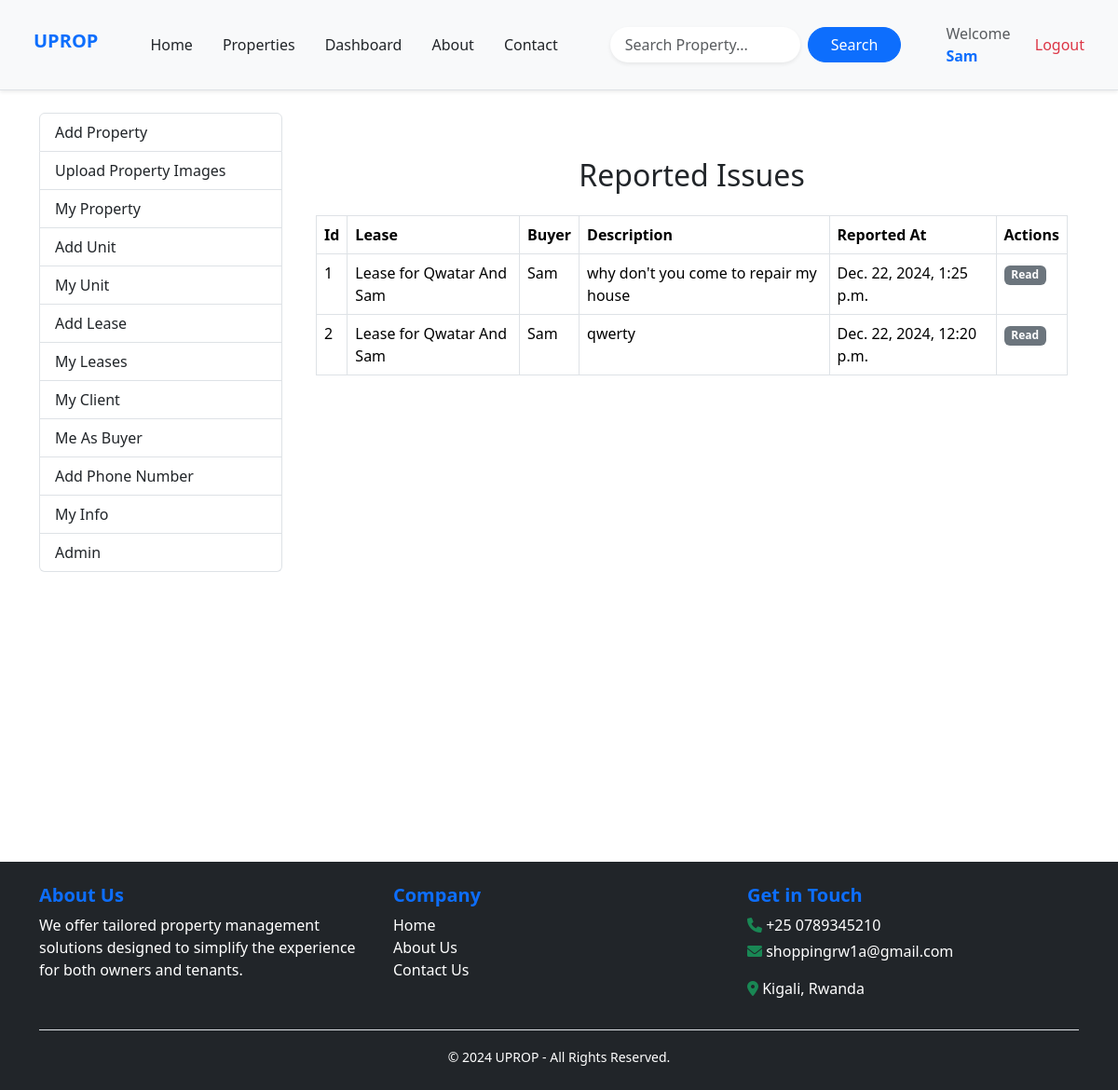
The page /owner_notifications/ (signed in) on the database as committed earlier.
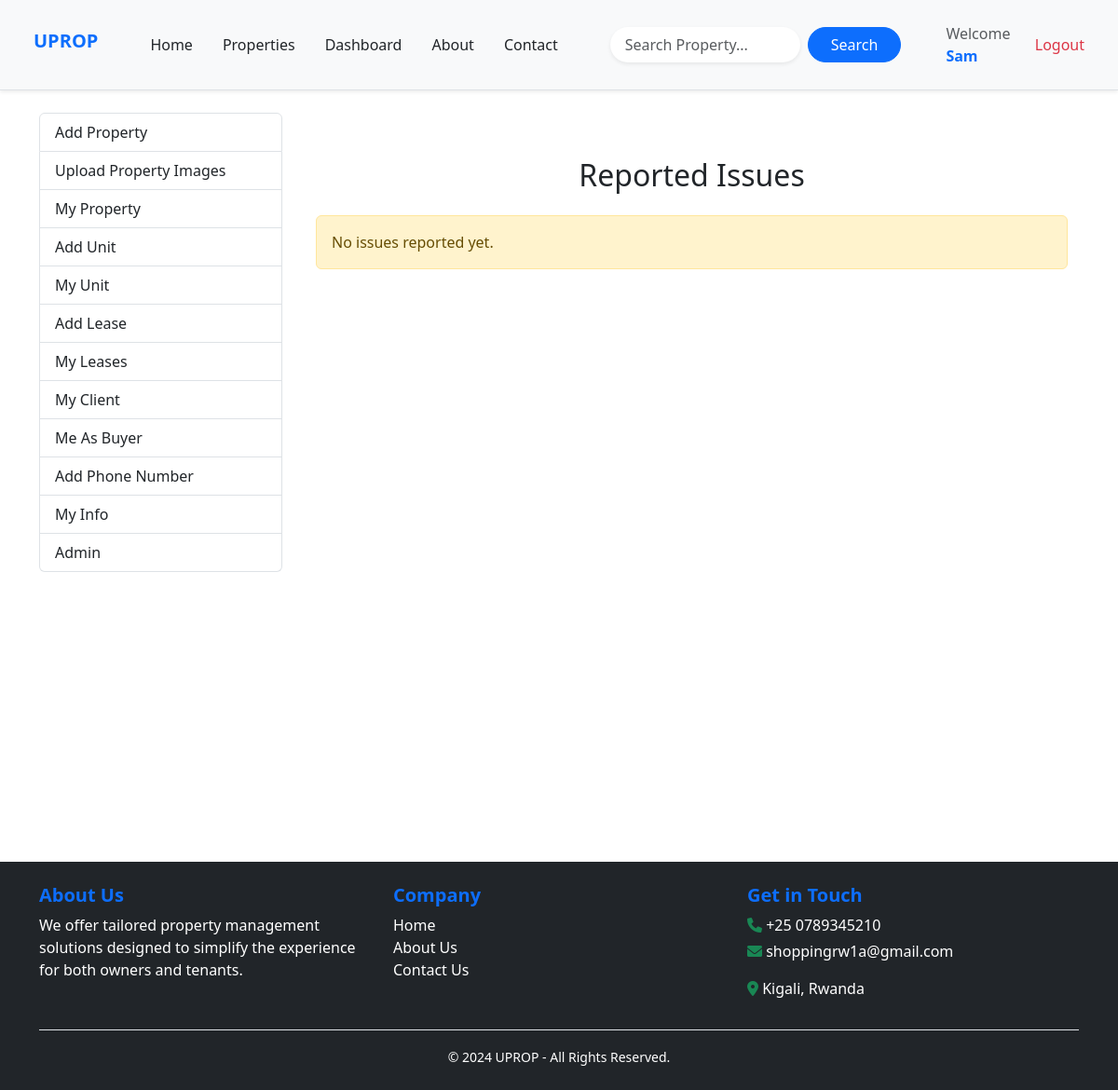
The same page on the database as committed later.
### Property_app/models.py (models this page shows, shortened)
class Issue(models.Model):
    lease = models.ForeignKey('Lease', on_delete=models.CASCADE, related_name='issues')
    description = models.TextField()
    is_read = models.BooleanField(default=False)
    created_at = models.DateTimeField(auto_now_add=True)

class Lease(models.Model):
    tenant = models.ForeignKey(User,on_delete=models.CASCADE,null=True)
    buyer = models.ForeignKey(Tenant,on_delete=models.CASCADE,null=True)
    unit = models.ForeignKey(Unit,on_delete=models.CASCADE,null=True)
    start_date = models.DateField()
    end_date = models.DateField()
    rent_Ammount = models.DecimalField(max_digits=8,decimal_places=2)
    def __str__(self):
        buyer_name = self.buyer.user.username if self.buyer and self.buyer.user else "No buyer"
        return f'Lease for {self.tenant.username} And {buyer_name}'

class Tenant (models.Model):
    user = models.ForeignKey(User, related_name='tenant', on_delete=models.CASCADE, null=True)
    phone_number = models.CharField(max_length=15)

### Property_app/views.py (the view)
# urls.py: path('owner_notifications/', views.owner_notifications, name='owner_notifications'),
def owner_notifications(request):
    if not request.user.is_authenticated:
        return redirect('login')
    issues = Issue.objects.filter(lease__unit__property__owner=request.user).order_by('-created_at')
    return render(request, 'notifications/owner_notifications.html', {'issues': issues})

### templates/notifications/owner_notifications.html (shortened to what this page needs)
{% extends "dashboard.html" %}
{% block dashboard_content %}
<div class="container mt-5">
    <h2 class="text-center mb-4">Reported Issues</h2>
    {% if issues %}
    <table class="table table-bordered">
        <thead>
            <tr>
                <th>Id</th>
                <th>Lease</th>
                <th>Buyer</th>
                <th>Description</th>
                <th>Reported At</th>
                <th>Actions</th>
            </tr>
        </thead>
        <tbody>
            {% for issue in issues %}
            <tr>
                <td>{{ forloop.counter }}</td>
                <td>{{ issue.lease }}</td>
                <td>{{ issue.lease.buyer.user.username }}</td>
                <td>{{ issue.description }}</td>
                <td>{{ issue.created_at }}</td>
                <td>
                    {% if not issue.is_read %}
                    <form method="POST" action="{% url 'mark_issue_as_read' issue.id %}">
                        {% csrf_token %}
                        <button type="submit" class="btn btn-success btn-sm">Read</button>
                    </form>
                    {% else %}
                    <span class="badge bg-secondary">Read</span>
                    {% endif %}
                </td>
            </tr>
            {% endfor %}
        </tbody>
    </table>
    {% else %}
    <p class="alert alert-warning">No issues reported yet.</p>
    {% endif %}
</div>
{% endblock %}

### templates/dashboard.html (shortened to what this page needs)
{% extends 'base.html' %}
{% block content %}
<div class="container">
    <div class="row">
        <div class="col-md-3">
            <div class="list-group sidebar-sticky">
                <a href="{% url 'add_property' %}" class="list-group-item list-group-item-action">Add Property</a>
                <a href="{% url 'upload_property_image' %}" class="list-group-item list-group-item-action">Upload Property Images</a>
                <a href="{% url 'get_property_for_tenant' %}" class="list-group-item list-group-item-action">My Property</a>
                <a href="{% url 'add_unit' %}" class="list-group-item list-group-item-action">Add Unit</a>
                <a href="{% url 'get_unit_for_tenant' %}" class="list-group-item list-group-item-action">My Unit</a>
                <a href="{% url 'add_lease' %}" class="list-group-item list-group-item-action">Add Lease</a>
                <a href="{% url 'get_leases_for_tenant' %}" class="list-group-item list-group-item-action">My Leases</a>
                <a href="{% url 'get_leases_for_client' %}" class="list-group-item list-group-item-action">My Client</a>
                <a href="{% url 'track_my_lease_on_other_side' %}" class="list-group-item list-group-item-action">Me As Buyer</a>
                <a href="{% url 'add_tenant' %}" class="list-group-item list-group-item-action">Add Phone Number</a>
                <a href="{% url 'get_info_for_user' %}" class="list-group-item list-group-item-action">My Info</a>
                {% if user.is_authenticated and user.is_staff %}
                <a href="{% url 'get_allproperties' %}" class="list-group-item list-group-item-action">Admin</a>
                {% endif %}
            </div>
        </div>
        <div class="col-md-9">
            {% block dashboard_content %}
            {% endblock %}
        </div>
    </div>
</div>
{% endblock %}

### templates/base.html (shortened to what this page needs)
<!DOCTYPE html>
<html lang="en">
<head>
    <link href="https://cdnjs.cloudflare.com/ajax/libs/font-awesome/6.0.0/css/all.min.css" rel="stylesheet">
    <link href="https://cdn.jsdelivr.net/npm/bootstrap@5.3.2/dist/css/bootstrap.min.css" rel="stylesheet">
</head>
<body>
    <nav class="navbar navbar-expand-lg navbar-light bg-light border-bottom shadow-sm sticky-top py-3 px-4">
        <div class="container-fluid">
            <a href="/" class="navbar-brand h1 text-primary fw-bold me-5">UPROP</a>
            <div class="collapse navbar-collapse" id="navbarLinks">
                <ul class="navbar-nav me-auto mb-3 mb-lg-0 gap-3">
               <li class="nav-item"><a href="/" class="nav-link text-dark">Home</a></li>
                <li class="nav-item"><a href="{% url 'apartment' %}" class="nav-link text-dark">Properties</a></li>
             {% if request.user.is_authenticated %}
            <li class="nav-item"><a href="{% url 'add_property' %}" class="nav-link text-dark">Dashboard</a></li>
          {% endif %}
          <li class="nav-item"><a href="{% url 'about' %}" class="nav-link text-dark">About</a></li>
           <li class="nav-item"><a href="{% url 'contact' %}" class="nav-link text-dark">Contact</a></li>
             </ul>
                <form action="{% url 'search_properties' %}" class="d-flex mb-3 mb-lg-0 ms-lg-5">
                    <input
                        type="text"
                        class="form-control me-2 border-0 shadow-sm rounded-pill px-3"
                        placeholder="Search Property..."
                        name="q"
                        aria-label="Search"
                        required>
                    <button class="btn btn-primary rounded-pill px-4" type="submit">Search</button>
                </form>
                <div class="d-flex align-items-center ms-lg-5">
                    {% if request.user.is_authenticated %}
                    <div class="d-flex align-items-center">
                        <span class="navbar-text me-3 text-muted d-none d-lg-block">Welcome  <strong class="text-primary">{{ user.username }}</strong></span>
                        <a class="nav-link text-danger" href="{% url 'logout_user' %}">Logout</a>
                    </div>
                    {% else %}
                    <a class="nav-link btn rounded-pill px-4" href="{% url 'login_user' %}">Login</a>
                    {% endif %}
                </div>
            </div>
        </div>
    </nav>
    <div class="p-4">
        {% block content %}
        {% endblock %}
    </div>
    <footer class="bg-dark text-white py-4">
        <div class="container">
            <div class="row text-center text-md-start">
                <div class="col-md-4 mb-3 mb-md-0">
                    <h5 class="fw-bold text-primary">About Us</h5>
                    <p>
                        We offer tailored property management solutions designed to simplify the experience for both owners and tenants.
                    </p>
                </div>
                <div class="col-md-4 mb-3 mb-md-0">
                    <h5 class="fw-bold text-primary">Company</h5>
                    <ul class="list-unstyled">
                        <li><a href="/" class="text-decoration-none text-white">Home</a></li>
                        <li><a href="{% url 'about' %}" class="text-decoration-none text-white">About Us</a></li>
                        <li><a href="{% url 'contact' %}" class="text-decoration-none text-white">Contact Us</a></li>
                    </ul>
                </div>
                <div class="col-md-4">
                    <h5 class="fw-bold text-primary">Get in Touch</h5>
                    <p class="mb-1 cursor-pointer"><i class="fas fa-phone text-success"></i> +25 0789345210</p>
                    <p class="cursor-pointer"><i class="fas fa-envelope text-success"></i> shoppingrw1a@gmail.com</p>
                    <p class="cursor-pointer"><i class="fas fa-map-marker-alt text-success"></i> Kigali, Rwanda</p>
                </div>
            </div>
            <div class="text-center pt-3 mt-3 border-top">
                <small>© 2024 UPROP - All Rights Reserved.</small>
            </div>
        </div>
    </footer>
</body>
</html>

### templates/base.html (style rules this page uses)
.sidebar-sticky { position: sticky; top: 20px; height: calc(100vh - 20px); }

Rows that differ between the two databases and show on the page:
removed Issue: lease "Lease for Qwatar And Sam", lease.buyer.user.username "Sam", description "why don't you come to repair my house", created_at "Dec. 22, 2024, 1:25 p.m.", is_read "Read"
removed Issue: lease "Lease for Qwatar And Sam", lease.buyer.user.username "Sam", description "qwerty", created_at "Dec. 22, 2024, 12:20 p.m.", is_read "Read"
Other text that changed with them:
text no longer shown: "Id Lease Buyer Description Reported At Actions"
text now shown: "No issues reported yet."
